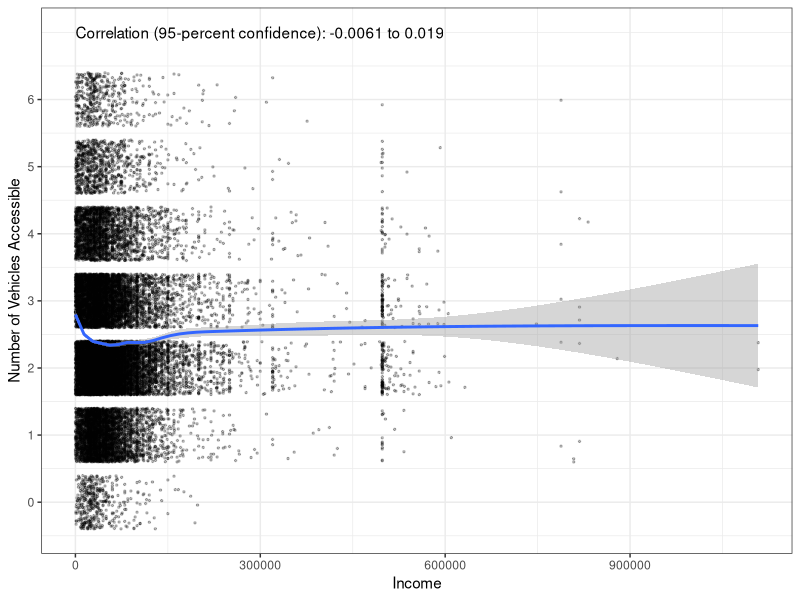
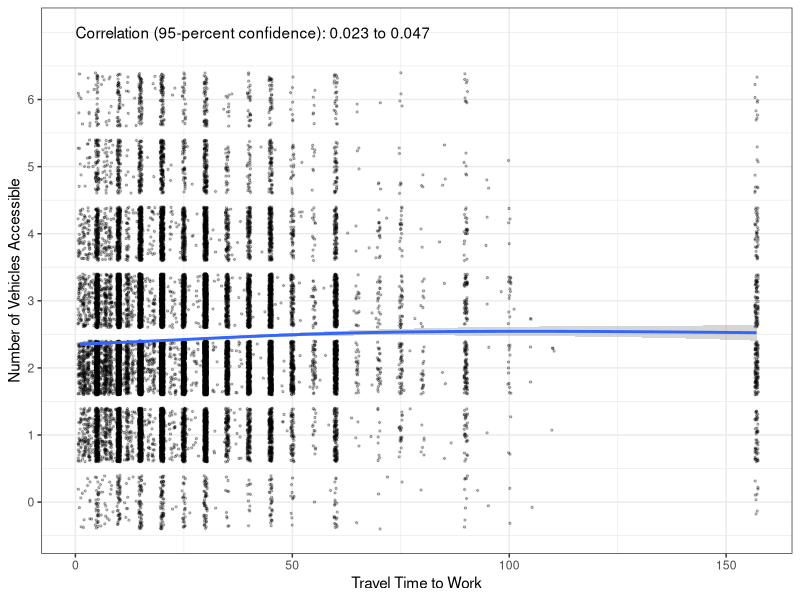
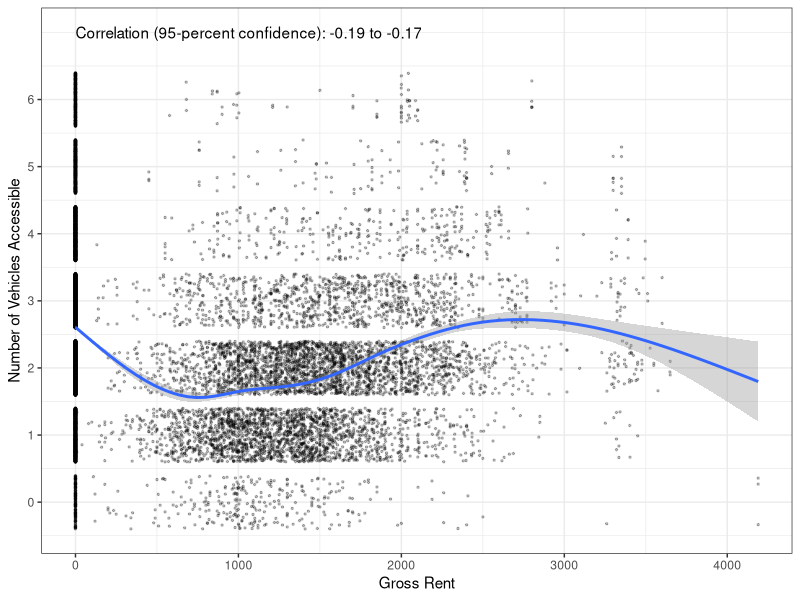
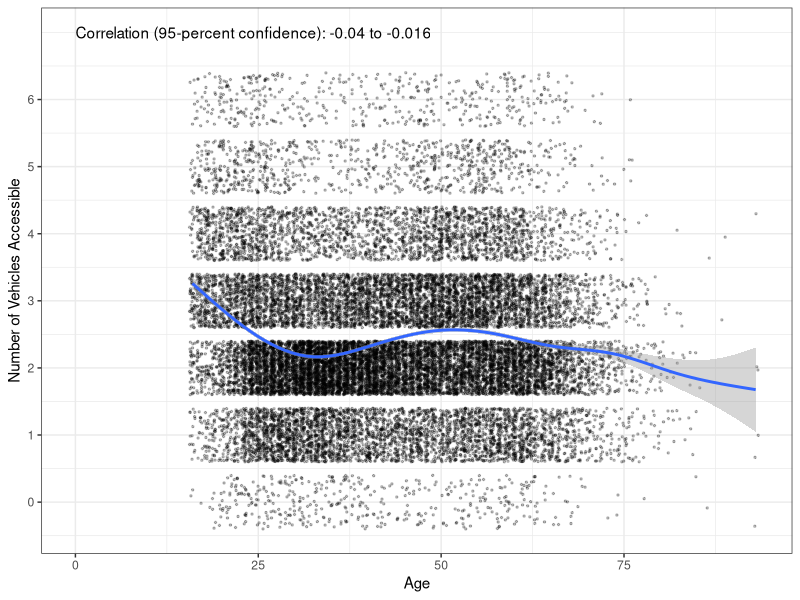
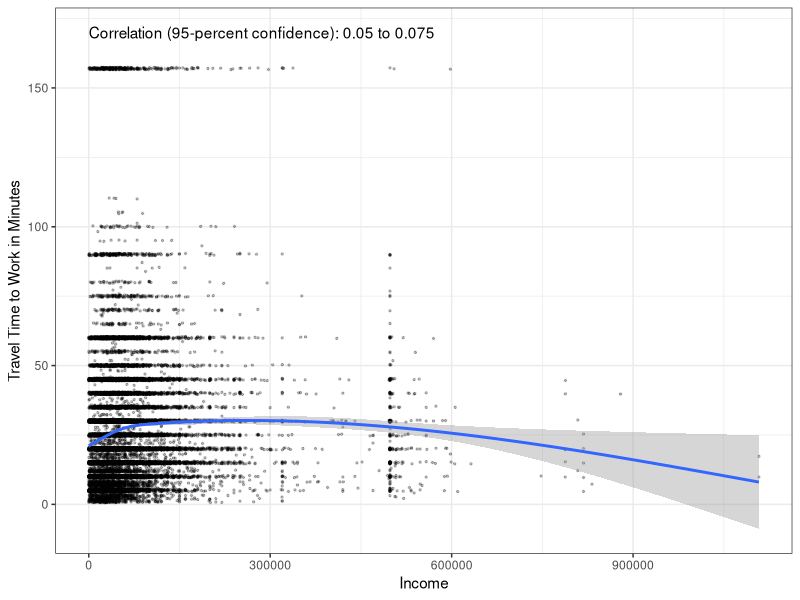
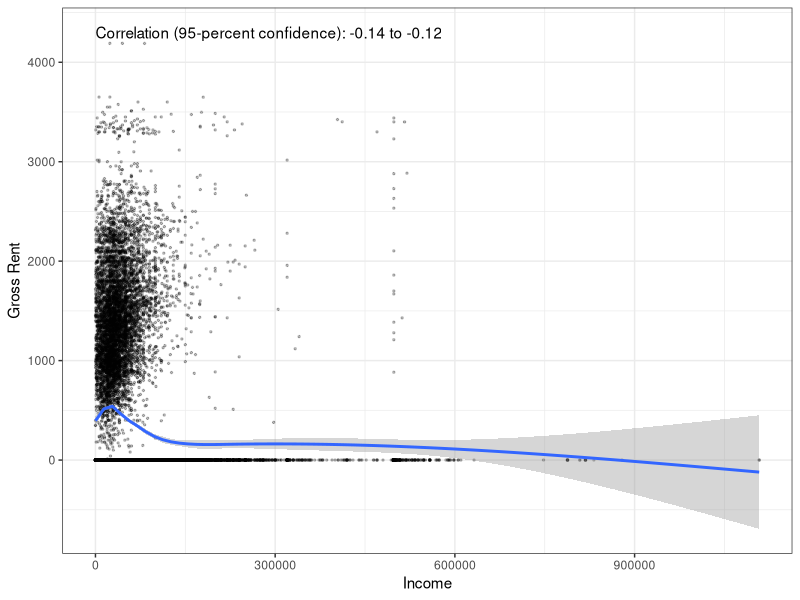
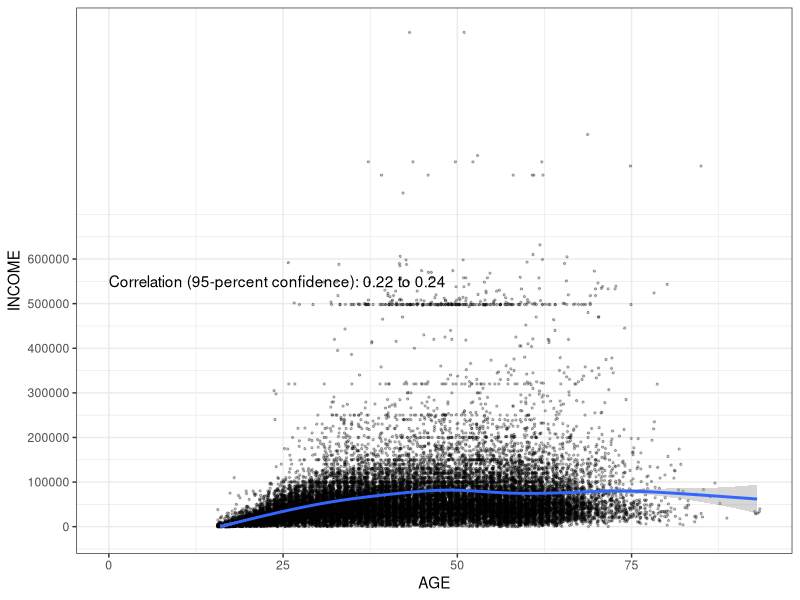
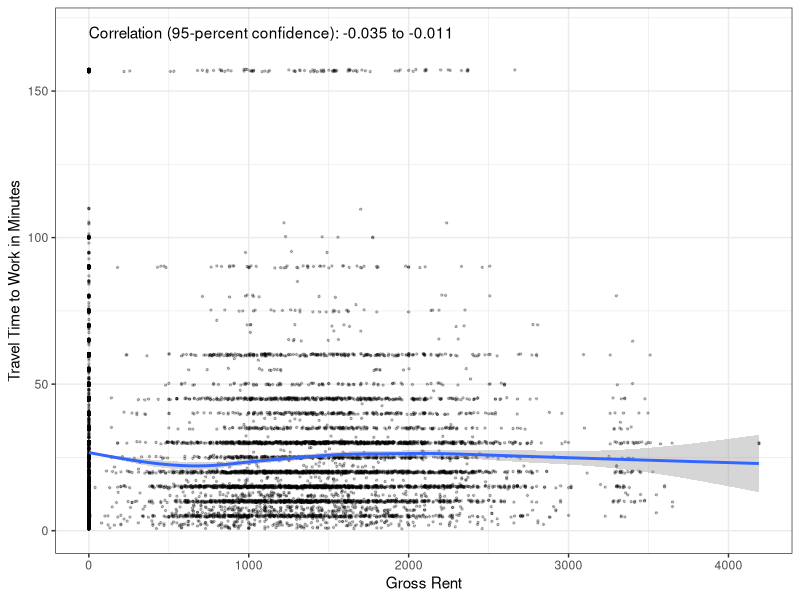

Recreate these plots in R, in order. (Note: this script raises an error after producing the figures.)
## ---- chunk 1
knitr::opts_chunk$set(echo = TRUE, warning=FALSE, message=FALSE)
## ---- chunk 2
library(tidyverse)
library(ggplot2)
## ---- chunk 3
transpo_data <- read.csv("transpo_data.csv") %>%
  mutate(meansTW = case_when(
    JWTR_label=="Bicycle"~"Bicycle",
    JWTR_label=="Bus or trolley bus"~"Bus or\ntrolley bus",
    JWTR_label=="Car, truck, or van"~"Car, truck,\nor van",
    JWTR_label=="Motorcycle"~"Motorcycle",
    JWTR_label=="Other method"~"Other",
    JWTR_label=="Railroad"~"Railroad",
    JWTR_label=="Streetcar or trolley car (carro publico in Puerto Rico)"~"Streetcar or\ntrolley car",
    JWTR_label=="Subway or elevated"~"Subway or\nelevated",
    JWTR_label=="Taxicab"~"Taxicab",
    JWTR_label=="Walked"~"Walk")) %>%
  mutate(edu = case_when(
    SCHL_label=="Some college, but less than 1 year"~"<1 year of college",
    SCHL_label=="Regular high school diploma"~"High school diploma",
    SCHL_label=="Bachelor's degree"~"Bachelor's degree",
    SCHL_label=="1 or more years of college credit, no degree"~"> 1 yr of college,\nno degree",
    SCHL_label=="Master's degree"~"Master's degree",
    SCHL_label=="GED or alternative credential"~"GED",
    SCHL_label=="Doctorate degree"~"Doctorate degree",
    SCHL_label=="Associate's degree"~"Associate's degree",
    SCHL_label=="Grade 8"~"Grade 8",
    SCHL_label=="Grade 7"~"Grade 7",
    SCHL_label=="Grade 10"~"Grade 10",
    SCHL_label=="12th grade - no diploma"~"12th grade -\nno diploma",
    SCHL_label=="Grade 6"~"Grade 6",
    SCHL_label=="Grade 11"~"Grade 11",
    SCHL_label=="Professional degree beyond a bachelor's degree"~"Professional degree",
    SCHL_label=="Grade 9"~"Grade 9",
    SCHL_label=="No schooling completed"~"No schooling",
    SCHL_label=="Grade 5"~"Grade 5",
    SCHL_label=="Grade 4"~"Grade 4",
    SCHL_label=="Nursery school, preschool"~"Preschool",
    SCHL_label=="Grade 3"~"Grade 3",
    SCHL_label=="Grade 1"~"Grade 1",
    SCHL_label=="Kindergarten"~"Kindergarten",
    SCHL_label=="Grade 2"~"Grade 2"))

## ---- chunk 4
veh_inc_correlation <- cor.test(transpo_data$vehicle, transpo_data$PINCP)

veh_inc_correlation
## ---- chunk 5
options(scipen = 999)
ggplot(transpo_data, aes(x = PINCP, y = vehicle)) +
  geom_point(size = 0.5, alpha = 0.25, position = "jitter") +
  geom_smooth() +
  theme_bw() +
  scale_x_continuous(name = "Income") +
  scale_y_continuous(name = "Number of Vehicles Accessible", 
                     breaks = seq(0, 6, by = 1),
                     labels = paste(prettyNum(seq(0, 6, by = 1),
                                              big.mark = ","))) +
  annotate(geom = "text", x = 0, y = 7, 
           label = paste("Correlation (95-percent confidence):",
                         prettyNum(veh_inc_correlation$conf.int[1], digits = 2), 
                         "to",
                         prettyNum(veh_inc_correlation$conf.int[2], digits = 2)),
           hjust = 0)
  
## ---- chunk 6
veh_time_correlation <- cor.test(transpo_data$vehicle, transpo_data$JWMNP)

veh_time_correlation
## ---- chunk 7
options(scipen = 999)
ggplot(transpo_data, aes(x = JWMNP, y = vehicle)) +
  geom_point(size = 0.5, alpha = 0.25, position = "jitter") +
  geom_smooth() +
  theme_bw() +
  scale_x_continuous(name = "Travel Time to Work") +
  scale_y_continuous(name = "Number of Vehicles Accessible", 
                     breaks = seq(0, 6, by = 1),
                     labels = paste(prettyNum(seq(0, 6, by = 1),
                                              big.mark = ","))) +
  annotate(geom = "text", x = 0, y = 7, 
           label = paste("Correlation (95-percent confidence):",
                         prettyNum(veh_time_correlation$conf.int[1], digits = 2), 
                         "to",
                         prettyNum(veh_time_correlation$conf.int[2], digits = 2)),
           hjust = 0)
  
## ---- chunk 8
veh_rent_correlation <- cor.test(transpo_data$vehicle, transpo_data$GRNTP)

veh_rent_correlation
## ---- chunk 9
options(scipen = 999)
ggplot(transpo_data, aes(x = GRNTP, y = vehicle)) +
  geom_point(size = 0.5, alpha = 0.25, position = "jitter") +
  geom_smooth() +
  theme_bw() +
  scale_x_continuous(name = "Gross Rent") +
  scale_y_continuous(name = "Number of Vehicles Accessible", 
                     breaks = seq(0, 6, by = 1),
                     labels = paste(prettyNum(seq(0, 6, by = 1),
                                              big.mark = ","))) +
  annotate(geom = "text", x = 0, y = 7, 
           label = paste("Correlation (95-percent confidence):",
                         prettyNum(veh_rent_correlation$conf.int[1], digits = 2), 
                         "to",
                         prettyNum(veh_rent_correlation$conf.int[2], digits = 2)),
           hjust = 0)
  
## ---- chunk 10
veh_age_correlation <- cor.test(transpo_data$vehicle, transpo_data$AGEP)

veh_age_correlation
## ---- chunk 11
options(scipen = 999)
ggplot(transpo_data, aes(x = AGEP, y = vehicle)) +
  geom_point(size = 0.5, alpha = 0.25, position = "jitter") +
  geom_smooth() +
  theme_bw() +
  scale_x_continuous(name = "Age") +
  scale_y_continuous(name = "Number of Vehicles Accessible", 
                     breaks = seq(0, 6, by = 1),
                     labels = paste(prettyNum(seq(0, 6, by = 1),
                                              big.mark = ","))) +
  annotate(geom = "text", x = 0, y = 7, 
           label = paste("Correlation (95-percent confidence):",
                         prettyNum(veh_age_correlation$conf.int[1], digits = 2), 
                         "to",
                         prettyNum(veh_age_correlation$conf.int[2], digits = 2)),
           hjust = 0)
  
## ---- chunk 12
income_time_correlation <- cor.test(transpo_data$PINCP, transpo_data$JWMNP)

income_time_correlation
## ---- chunk 13
options(scipen = 999)
ggplot(transpo_data, aes(x = PINCP, y = JWMNP)) +
  geom_point(size = 0.5, alpha = 0.25, position = "jitter") +
  geom_smooth() +
  theme_bw() +
  scale_x_continuous(name = "Income") +
  scale_y_continuous(name = "Travel Time to Work in Minutes") +
  annotate(geom = "text", x = 0, y = 170, 
           label = paste("Correlation (95-percent confidence):",
                         prettyNum(income_time_correlation$conf.int[1], digits = 2), 
                         "to",
                         prettyNum(income_time_correlation$conf.int[2], digits = 2)),
           hjust = 0)
  
## ---- chunk 14
income_rent_correlation <- cor.test(transpo_data$PINCP, transpo_data$GRNTP)

income_rent_correlation
## ---- chunk 15
options(scipen = 999)
ggplot(transpo_data, aes(x = PINCP, y = GRNTP)) +
  geom_point(size = 0.5, alpha = 0.25, position = "jitter") +
  geom_smooth() +
  theme_bw() +
  scale_x_continuous(name = "Income") +
  scale_y_continuous(name = "Gross Rent") +
  annotate(geom = "text", x = 0, y = 4300, 
           label = paste("Correlation (95-percent confidence):",
                         prettyNum(income_rent_correlation$conf.int[1], digits = 2), 
                         "to",
                         prettyNum(income_rent_correlation$conf.int[2], digits = 2)),
           hjust = 0)
  
## ---- chunk 16
income_age_correlation <- cor.test(transpo_data$PINCP, transpo_data$AGEP)

income_age_correlation
## ---- chunk 17
options(scipen = 999)
ggplot(transpo_data, aes(x = AGEP, y = PINCP)) +
  geom_point(size = 0.5, alpha = 0.25, position = "jitter") +
  geom_smooth() +
  theme_bw() +
  scale_x_continuous(name = "AGE") +
  scale_y_continuous(name = "INCOME",
                     breaks = seq(0, 600000, by = 100000)) +
  annotate(geom = "text", x = 0, y = 550000, 
           label = paste("Correlation (95-percent confidence):",
                         prettyNum(income_age_correlation$conf.int[1], digits = 2), 
                         "to",
                         prettyNum(income_age_correlation$conf.int[2], digits = 2)),
           hjust = 0)
  
## ---- chunk 18
time_rent_correlation <- cor.test(transpo_data$GRNTP, transpo_data$JWMNP)

time_rent_correlation
## ---- chunk 19
options(scipen = 999)
ggplot(transpo_data, aes(x = GRNTP, y = JWMNP)) +
  geom_point(size = 0.5, alpha = 0.25, position = "jitter") +
  geom_smooth() +
  theme_bw() +
  scale_x_continuous(name = "Gross Rent") +
  scale_y_continuous(name = "Travel Time to Work in Minutes") +
  annotate(geom = "text", x = 0, y = 170, 
           label = paste("Correlation (95-percent confidence):",
                         prettyNum(time_rent_correlation$conf.int[1], digits = 2), 
                         "to",
                         prettyNum(time_rent_correlation$conf.int[2], digits = 2)),
           hjust = 0)
  
## ---- chunk 20
time_age_correlation <- cor.test(transpo_data$AGEP, transpo_data$JWMNP)

time_age_correlation
## ---- chunk 21
options(scipen = 999)
ggplot(transpo_data, aes(x = AGEP, y = JWMNP)) +
  geom_point(size = 0.5, alpha = 0.25, position = "jitter") +
  geom_smooth() +
  theme_bw() +
  scale_x_continuous(name = "Age") +
  scale_y_continuous(name = "Travel Time to Work in Minutes") +
  annotate(geom = "text", x = 0, y = 170, 
           label = paste("Correlation (95-percent confidence):",
                         prettyNum(time_age_correlation$conf.int[1], digits = 2), 
                         "to",
                         prettyNum(time_age_correlation$conf.int[2], digits = 2)),
           hjust = 0)
  
## ---- chunk 22
age_rent_correlation <- cor.test(transpo_data$AGEP, transpo_data$GRNTP)

age_rent_correlation
## ---- chunk 23
options(scipen = 999)
ggplot(transpo_data, aes(x = AGEP, y = GRNTP)) +
  geom_point(size = 0.5, alpha = 0.25, position = "jitter") +
  geom_smooth() +
  theme_bw() +
  scale_x_continuous(name = "Age") +
  scale_y_continuous(name = "Rent") +
  annotate(geom = "text", x = 0, y = 5000, 
           label = paste("Correlation (95-percent confidence):",
                         prettyNum(age_rent_correlation$conf.int[1], digits = 2), 
                         "to",
                         prettyNum(age_rent_correlation$conf.int[2], digits = 2)),
           hjust = 0)
  
## ---- chunk 24
veh_difference = t.test(vehicle ~ SEX_label == "Male",
                    data = transpo_data)
veh_difference
## ---- chunk 25
ggplot(transpo_data, aes(x = SEX_label, y = vehicle)) +
  geom_boxplot() +
  theme_bw() +
  scale_x_discrete(name = "Sex",
                   labels = c("Female", "Male")) +
   scale_y_continuous(name = "Number of Vehicles Accessible", 
                     breaks = seq(0, 6, by = 1),
                     labels = paste(prettyNum(seq(0, 6, by = 1),
                                              big.mark = ","))) +
  annotate(geom = "text", x = 1.5, y = 3, size = 3,
           label = paste("Difference in means\n(95% confidence):\n",
                         prettyNum(abs(veh_difference$conf.int[2]), 
                                   digits = 3), " to ",
                         prettyNum(abs(veh_difference$conf.int[1]), 
                                   digits = 3),
                         sep = "")) +
  annotate(geom = "text", x = 1, y = veh_difference$estimate[1], size = 3,
           label = paste("Mean (95% confidence):",
                         prettyNum(veh_difference$estimate[1], digits = 3))) +
  annotate(geom = "text", x = 2, y = veh_difference$estimate[2], size = 3,
           label = paste("Mean (95% confidence):",
                         prettyNum(veh_difference$estimate[2], digits = 3)))
## ---- chunk 26
income_difference = t.test(PINCP ~ SEX_label == "Male",
                    data = transpo_data)
income_difference
## ---- chunk 27
ggplot(transpo_data, aes(x = SEX_label, y = PINCP)) +
  geom_violin() +
  theme_bw() +
  scale_x_discrete(name = "Sex",
                   labels = c("Female", "Male")) +
   scale_y_continuous(name = "Income", 
                     breaks = seq(0, 500000, by = 50000),
                     labels = paste("$", 
                                    prettyNum(seq(0, 500000, by = 50000),
                                              big.mark = ","))) +
  annotate(geom = "text", x = 1.5, y = 250000, size = 3,
           label = paste("Difference in means\n(95% confidence):\n$",
                         prettyNum(abs(income_difference$conf.int[2]), 
                                   digits = 0), " to $",
                         prettyNum(abs(income_difference$conf.int[1]), 
                                   digits = 0),
                         sep = "")) +
  annotate(geom = "text", x = 1, y = income_difference$estimate[1], size = 3,
           label = paste("Mean (95% confidence):\n$",
                         prettyNum(income_difference$estimate[1], digits = 0))) +
  annotate(geom = "text", x = 2, y = income_difference$estimate[2], size = 3,
           label = paste("Mean (95% confidence):\n$",
                         prettyNum(income_difference$estimate[2], digits = 0)))
## ---- chunk 28
time_difference = t.test(JWMNP ~ SEX_label == "Male",
                    data = transpo_data)
time_difference
## ---- chunk 29
ggplot(transpo_data, aes(x = SEX_label, y = JWMNP)) +
  geom_violin() +
  theme_bw() +
  scale_x_discrete(name = "Sex",
                   labels = c("Female", "Male")) +
   scale_y_continuous(name = "Travel time to work in minutes", 
                     breaks = seq(0, 150, by = 15),
                     labels = paste(prettyNum(seq(0, 150, by = 15),
                                              big.mark = ","))) +
  annotate(geom = "text", x = 1.5, y = 75, size = 3,
           label = paste("Difference in means\n(95% confidence):\n",
                         prettyNum(abs(time_difference$conf.int[2]), 
                                   digits = 3), " to ",
                         prettyNum(abs(time_difference$conf.int[1]), 
                                   digits = 3),
                         sep = "")) +
  annotate(geom = "text", x = 1, y = time_difference$estimate[1], size = 3,
           label = paste("Mean (95% confidence):\n",
                         prettyNum(time_difference$estimate[1], digits = 3))) +
  annotate(geom = "text", x = 2, y = time_difference$estimate[2], size = 3,
           label = paste("Mean (95% confidence):\n",
                         prettyNum(time_difference$estimate[2], digits = 3)))
## ---- chunk 30
rent_difference = t.test(GRNTP ~ SEX_label == "Male",
                    data = transpo_data)
rent_difference
## ---- chunk 31
ggplot(transpo_data, aes(x = SEX_label, y = GRNTP)) +
  geom_violin() +
  theme_bw() +
  scale_x_discrete(name = "Sex",
                   labels = c("Female", "Male")) +
   scale_y_continuous(name = "Rent", 
                     breaks = seq(0, 5000, by = 500),
                     labels = paste("$", 
                                    prettyNum(seq(0, 5000, by = 500),
                                              big.mark = ","))) +
  annotate(geom = "text", x = 1.5, y = 2500, size = 3,
           label = paste("Difference in means:\n$",
                         prettyNum(abs(rent_difference$conf.int[2]), 
                                   digits = 0), " to $",
                         prettyNum(abs(rent_difference$conf.int[1]), 
                                   digits = 0),
                         sep = "")) +
  annotate(geom = "text", x = 1, y = rent_difference$estimate[1], size = 3,
           label = paste("Mean:\n$",
                         prettyNum(rent_difference$estimate[1], digits = 0))) +
  annotate(geom = "text", x = 2, y = rent_difference$estimate[2], size = 3,
           label = paste("Mean:\n$",
                         prettyNum(rent_difference$estimate[2], digits = 0)))
## ---- chunk 32
age_difference = t.test(AGEP ~ SEX_label == "Male",
                    data = transpo_data)
age_difference
## ---- chunk 33
means_veh_anova <- aov(vehicle ~ meansTW, data = transpo_data)

summary(means_veh_anova)
## ---- chunk 34
means_veh_differences <- TukeyHSD(means_veh_anova)

as_tibble(cbind(pair = row.names(means_veh_differences$meansTW),
                means_veh_differences$meansTW))
## ---- chunk 35
ggplot(transpo_data, aes(x = meansTW, y = vehicle)) +
  geom_boxplot() +
  theme_bw() +
  theme(axis.text.x = element_text(angle = 90)) +
  scale_x_discrete(name = "Means of Transportation to Work") +
  scale_y_continuous(name = "Number of Accessible Vehicles", 
                     breaks = seq(0, 6, by = 1),
                     labels = paste(prettyNum(seq(0, 6, by = 1))))
  
## ---- chunk 36
means_income_anova <- aov(PINCP ~ meansTW, data = transpo_data)

summary(means_income_anova)
## ---- chunk 37
means_income_differences <- TukeyHSD(means_income_anova)

as_tibble(cbind(pair = row.names(means_income_differences$meansTW),
                means_income_differences$meansTW))
## ---- chunk 38
ggplot(transpo_data, aes(x = meansTW, y = PINCP)) +
  geom_violin() +
  theme_bw() +
  theme(axis.text.x = element_text(angle = 90)) +
  scale_x_discrete(name = "Means of Transportation to Work") +
  scale_y_continuous(name = "Income", 
                     breaks = seq(0, 500000, by = 50000),
                     labels = paste("$", 
                                    prettyNum(seq(0, 500000, by = 50000),
                                              big.mark = ",")))
  
## ---- chunk 39
means_time_anova <- aov(JWMNP ~ meansTW, data = transpo_data)

summary(means_time_anova)
## ---- chunk 40
means_time_differences <- TukeyHSD(means_time_anova)

as_tibble(cbind(pair = row.names(means_time_differences$meansTW),
                means_time_differences$meansTW))
## ---- chunk 41
ggplot(transpo_data, aes(x = meansTW, y = JWMNP)) +
  geom_boxplot() +
  theme_bw() +
  theme(axis.text.x = element_text(angle = 90)) +
  scale_x_discrete(name = "Means of Transportation to Work") +
  scale_y_continuous(name = "Travel Time to Work in Minutes", 
                     breaks = seq(0, 150, by = 15),
                     labels = paste(prettyNum(seq(0, 150, by = 15))))
  
## ---- chunk 42
means_rent_anova <- aov(GRNTP ~ meansTW, data = transpo_data)

summary(means_rent_anova)
## ---- chunk 43
means_rent_differences <- TukeyHSD(means_rent_anova)

as_tibble(cbind(pair = row.names(means_rent_differences$meansTW),
                means_rent_differences$meansTW))
## ---- chunk 44
ggplot(transpo_data, aes(x = meansTW, y = GRNTP)) +
  geom_boxplot() +
  theme_bw() +
  theme(axis.text.x = element_text(angle = 90)) +
  scale_x_discrete(name = "Means of Transportation to Work") +
  scale_y_continuous(name = "Rent", 
                     breaks = seq(0, 5000, by = 500),
                     labels = paste("$", 
                                    prettyNum(seq(0, 5000, by = 500),
                                              big.mark = ",")))
## ---- chunk 45
means_age_anova <- aov(AGEP ~ meansTW, data = transpo_data)

summary(means_age_anova)
## ---- chunk 46
means_age_differences <- TukeyHSD(means_age_anova)

as_tibble(cbind(pair = row.names(means_age_differences$meansTW),
                means_age_differences$meansTW))
## ---- chunk 47
ggplot(transpo_data, aes(x = meansTW, y = AGEP)) +
  geom_violin() +
  theme_bw() +
  theme(axis.text.x = element_text(angle = 90)) +
  scale_x_discrete(name = "Means of Transportation to Work") +
  scale_y_continuous(name = "Age", 
                     breaks = seq(0, 90, by = 10),
                     labels = paste(prettyNum(seq(0, 90, by = 10))))
  
## ---- chunk 48
ed_veh_anova <- aov(vehicle ~ edu, data = transpo_data)

summary(ed_veh_anova)
## ---- chunk 49
ed_veh_differences <- TukeyHSD(ed_veh_anova)

as_tibble(cbind(pair = row.names(ed_veh_differences$edu),
                ed_veh_differences$edu))
## ---- chunk 50
ggplot(transpo_data, aes(x = edu, y = vehicle)) +
  geom_boxplot() +
  theme_bw() +
  theme(axis.text.x = element_text(angle = 90)) +
  scale_x_discrete(name = "Educational Attainment") +
  scale_y_continuous(name = "Number of Accessible Vehicles", 
                     breaks = seq(0, 6, by = 1),
                     labels = paste(prettyNum(seq(0, 6, by = 1))))
  
## ---- chunk 51
ed_income_anova <- aov(PINCP ~ edu, data = transpo_data)

summary(ed_income_anova)
## ---- chunk 52
ed_income_differences <- TukeyHSD(ed_income_anova)

as_tibble(cbind(pair = row.names(ed_income_differences$edu),
                ed_income_differences$edu))
## ---- chunk 53
ggplot(transpo_data, aes(x = edu, y = PINCP)) +
  geom_violin() +
  theme_bw() +
  theme(axis.text.x = element_text(angle = 90)) +
  scale_x_discrete(name = "Educational Attainment") +
  scale_y_continuous(name = "Income", 
                     breaks = seq(0, 500000, by = 50000),
                     labels = paste("$", 
                                    prettyNum(seq(0, 500000, by = 50000),
                                              big.mark = ",")))
  
## ---- chunk 54
ed_time_anova <- aov(JWMNP ~ edu, data = transpo_data)

summary(ed_time_anova)
## ---- chunk 55
ed_rent_anova <- aov(GRNTP ~ edu, data = transpo_data)

summary(ed_rent_anova)
## ---- chunk 56
ed_rent_differences <- TukeyHSD(ed_rent_anova)

as_tibble(cbind(pair = row.names(ed_rent_differences$edu),
                ed_rent_differences$edu))
## ---- chunk 57
ggplot(transpo_data, aes(x = edu, y = GRNTP)) +
  geom_boxplot() +
  theme_bw() +
  theme(axis.text.x = element_text(angle = 90)) +
  scale_x_discrete(name = "Educational Attainment") +
  scale_y_continuous(name = "Rent", 
                     breaks = seq(0, 5000, by = 500),
                     labels = paste("$", 
                                    prettyNum(seq(0, 5000, by = 500),
                                              big.mark = ",")))
## ---- chunk 58
ed_age_anova <- aov(AGEP ~ edu, data = transpo_data)

summary(ed_age_anova)
## ---- chunk 59
ed_age_differences <- TukeyHSD(ed_age_anova)

as_tibble(cbind(pair = row.names(ed_age_differences$edu),
                ed_age_differences$edu))
## ---- chunk 60
ggplot(transpo_data, aes(x = edu, y = AGEP)) +
  geom_violin() +
  theme_bw() +
  theme(axis.text.x = element_text(angle = 90)) +
  scale_x_discrete(name = "Educational Attainment") +
  scale_y_continuous(name = "Age", 
                     breaks = seq(0, 90, by = 10),
                     labels = paste(prettyNum(seq(0, 90, by = 10))))
  
## ---- chunk 61
sex_means_chi_sq <- chisq.test(transpo_data$meansTW, transpo_data$SEX_label == "Male") 

sex_means_chi_sq
## ---- chunk 62
sex_means_chi_sq$observed
## ---- chunk 63
sex_means_chi_sq$expected
## ---- chunk 64
sex_edu_chi_sq <- chisq.test(transpo_data$edu, transpo_data$SEX_label == "Male") 

sex_edu_chi_sq
## ---- chunk 65
sex_edu_chi_sq$observed
## ---- chunk 66
sex_edu_chi_sq$expected
## ---- chunk 67
edu_means_chi_sq <- chisq.test(transpo_data$edu, transpo_data$meansTW) 

edu_means_chi_sq
## ---- chunk 68
edu_means_chi_sq$observed
## ---- chunk 69
edu_means_chi_sq$expected
